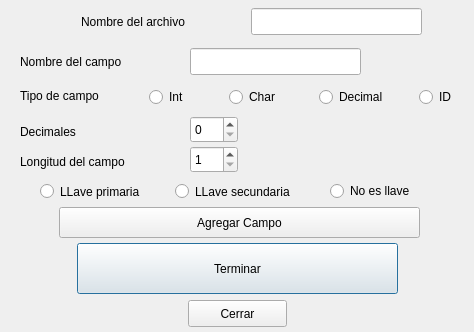
<?xml version="1.0" encoding="UTF-8"?>
<ui version="4.0">
 <class>Dnuevo</class>
 <widget class="QDialog" name="Dnuevo">
  <property name="geometry">
   <rect>
    <x>0</x>
    <y>0</y>
    <width>474</width>
    <height>332</height>
   </rect>
  </property>
  <property name="windowTitle">
   <string>Nuevo Archivo de Registro</string>
  </property>
  <widget class="QRadioButton" name="rb_int">
   <property name="geometry">
    <rect>
     <x>149</x>
     <y>86</y>
     <width>51</width>
     <height>22</height>
    </rect>
   </property>
   <property name="text">
    <string>Int</string>
   </property>
   <attribute name="buttonGroup">
    <string notr="true">fileType</string>
   </attribute>
  </widget>
  <widget class="QRadioButton" name="rb_char">
   <property name="geometry">
    <rect>
     <x>229</x>
     <y>86</y>
     <width>71</width>
     <height>22</height>
    </rect>
   </property>
   <property name="text">
    <string>Char</string>
   </property>
   <attribute name="buttonGroup">
    <string notr="true">fileType</string>
   </attribute>
  </widget>
  <widget class="QLabel" name="label_4">
   <property name="geometry">
    <rect>
     <x>20</x>
     <y>80</y>
     <width>111</width>
     <height>31</height>
    </rect>
   </property>
   <property name="text">
    <string>Tipo de campo</string>
   </property>
  </widget>
  <widget class="QPushButton" name="btn_nuevoArchivo">
   <property name="geometry">
    <rect>
     <x>77</x>
     <y>243</y>
     <width>321</width>
     <height>51</height>
    </rect>
   </property>
   <property name="text">
    <string>Terminar</string>
   </property>
  </widget>
  <widget class="QPushButton" name="btn_agregarCampo">
   <property name="geometry">
    <rect>
     <x>59</x>
     <y>207</y>
     <width>361</width>
     <height>31</height>
    </rect>
   </property>
   <property name="text">
    <string>Agregar Campo</string>
   </property>
  </widget>
  <widget class="QLabel" name="label_5">
   <property name="geometry">
    <rect>
     <x>20</x>
     <y>146</y>
     <width>141</width>
     <height>31</height>
    </rect>
   </property>
   <property name="text">
    <string>Longitud del campo</string>
   </property>
  </widget>
  <widget class="QLabel" name="label_3">
   <property name="geometry">
    <rect>
     <x>20</x>
     <y>46</y>
     <width>141</width>
     <height>31</height>
    </rect>
   </property>
   <property name="text">
    <string>Nombre del campo</string>
   </property>
  </widget>
  <widget class="QLabel" name="label_2">
   <property name="geometry">
    <rect>
     <x>81</x>
     <y>6</y>
     <width>141</width>
     <height>31</height>
    </rect>
   </property>
   <property name="text">
    <string>Nombre del archivo</string>
   </property>
  </widget>
  <widget class="QLineEdit" name="txt_nameCampo">
   <property name="geometry">
    <rect>
     <x>190</x>
     <y>48</y>
     <width>171</width>
     <height>27</height>
    </rect>
   </property>
  </widget>
  <widget class="QSpinBox" name="sp_longitud">
   <property name="geometry">
    <rect>
     <x>190</x>
     <y>146</y>
     <width>48</width>
     <height>27</height>
    </rect>
   </property>
   <property name="minimum">
    <number>1</number>
   </property>
  </widget>
  <widget class="QLineEdit" name="txt_nameArchivo">
   <property name="geometry">
    <rect>
     <x>251</x>
     <y>8</y>
     <width>171</width>
     <height>27</height>
    </rect>
   </property>
  </widget>
  <widget class="QRadioButton" name="rb_primaria">
   <property name="geometry">
    <rect>
     <x>40</x>
     <y>176</y>
     <width>131</width>
     <height>31</height>
    </rect>
   </property>
   <property name="text">
    <string>LLave primaria</string>
   </property>
   <attribute name="buttonGroup">
    <string notr="true">tipoLLave</string>
   </attribute>
  </widget>
  <widget class="QRadioButton" name="rd_secundaria">
   <property name="geometry">
    <rect>
     <x>175</x>
     <y>176</y>
     <width>141</width>
     <height>31</height>
    </rect>
   </property>
   <property name="text">
    <string>LLave secundaria</string>
   </property>
   <attribute name="buttonGroup">
    <string notr="true">tipoLLave</string>
   </attribute>
  </widget>
  <widget class="QRadioButton" name="rb_decimal">
   <property name="geometry">
    <rect>
     <x>319</x>
     <y>86</y>
     <width>91</width>
     <height>22</height>
    </rect>
   </property>
   <property name="text">
    <string>Decimal</string>
   </property>
   <attribute name="buttonGroup">
    <string notr="true">fileType</string>
   </attribute>
  </widget>
  <widget class="QSpinBox" name="sp_decimales">
   <property name="geometry">
    <rect>
     <x>190</x>
     <y>116</y>
     <width>48</width>
     <height>27</height>
    </rect>
   </property>
   <property name="minimum">
    <number>0</number>
   </property>
   <property name="maximum">
    <number>5</number>
   </property>
   <property name="singleStep">
    <number>1</number>
   </property>
   <property name="value">
    <number>0</number>
   </property>
  </widget>
  <widget class="QLabel" name="label_6">
   <property name="geometry">
    <rect>
     <x>20</x>
     <y>116</y>
     <width>141</width>
     <height>31</height>
    </rect>
   </property>
   <property name="text">
    <string>Decimales</string>
   </property>
  </widget>
  <widget class="QRadioButton" name="rb_ID">
   <property name="geometry">
    <rect>
     <x>419</x>
     <y>86</y>
     <width>117</width>
     <height>22</height>
    </rect>
   </property>
   <property name="text">
    <string>ID</string>
   </property>
   <attribute name="buttonGroup">
    <string notr="true">fileType</string>
   </attribute>
  </widget>
  <widget class="QRadioButton" name="rb_noEsLLave">
   <property name="geometry">
    <rect>
     <x>330</x>
     <y>180</y>
     <width>117</width>
     <height>22</height>
    </rect>
   </property>
   <property name="text">
    <string>No es llave</string>
   </property>
   <attribute name="buttonGroup">
    <string notr="true">tipoLLave</string>
   </attribute>
  </widget>
  <widget class="QPushButton" name="pushButton">
   <property name="geometry">
    <rect>
     <x>188</x>
     <y>300</y>
     <width>99</width>
     <height>27</height>
    </rect>
   </property>
   <property name="text">
    <string>Cerrar</string>
   </property>
  </widget>
 </widget>
 <resources/>
 <connections/>
 <buttongroups>
  <buttongroup name="fileType"/>
  <buttongroup name="tipoLLave"/>
 </buttongroups>
</ui>
